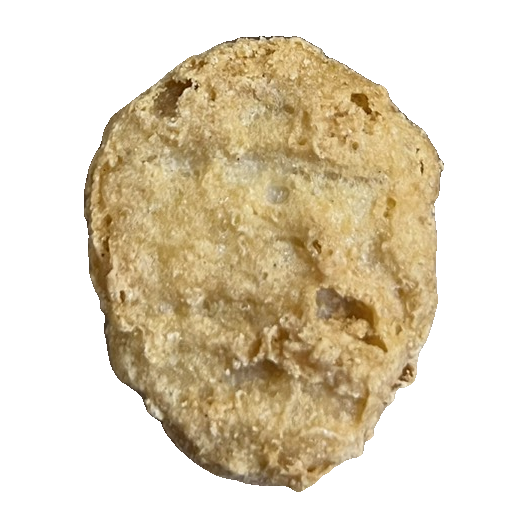
#> input picture CLEAN_AUGMENTED_400/ball/Ball_1.png, 528 x 528 px
$ python -i nugget_classifier.py   (imports and definitions only)
#> lines starting #> are read from the running program, lines starting #| are printed output that depends on the picture; after the words box and inside, x2 and y2 are one past the last pixel; in counts of white or black regions, pixels touching at a corner belong together
"""Leakage-aware four-class chicken nugget image classifier.

The pipeline is intentionally compact and reproducible:

1. Segment the warm/brown nugget from the nearly neutral background.
2. Normalize its silhouette without changing the aspect ratio.
3. Extract silhouette, gradient, projection, contour, and color candidates.
4. Select an RBF-SVM setting with source-grouped stratified cross-validation.
5. Fit all supplied training images and evaluate the 23 labeled test images.

Run from the repository root with:

    python nugget_classifier.py
"""

from __future__ import annotations

import argparse
import csv
import json
import math
import platform
import sys
from dataclasses import dataclass
from pathlib import Path
from typing import Iterable

import cv2
import joblib
import matplotlib
import numpy as np
from PIL import Image, ImageDraw, ImageFont
from scipy import ndimage
from skimage.feature import hog
from sklearn import __version__ as sklearn_version
from sklearn.metrics import (
    accuracy_score,
    classification_report,
    confusion_matrix,
    f1_score,
)
from sklearn.model_selection import GridSearchCV, StratifiedGroupKFold, cross_val_predict
from sklearn.pipeline import Pipeline
from sklearn.preprocessing import StandardScaler
from sklearn.svm import SVC

# [1 line not run here, left out]
import matplotlib.pyplot as plt  # noqa: E402


CLASS_NAMES = ("ball", "bell", "bone", "boots")
DISPLAY_NAMES = ("Ball", "Bell", "Bone", "Boot")
CLASS_TO_INDEX = {name: index for index, name in enumerate(CLASS_NAMES)}
TEST_PREFIX_TO_CLASS = {
    "ball": "ball",
    "bell": "bell",
    "bone": "bone",
    "boot": "boots",
    "boots": "boots",
}
RANDOM_SEED = 20261016
NORMALIZED_SIZE = 112
HOG_LENGTH = len(
    hog(
        np.zeros((NORMALIZED_SIZE, NORMALIZED_SIZE), dtype=np.float32),
        orientations=9,
        pixels_per_cell=(12, 12),
        cells_per_block=(2, 2),
        block_norm="L2-Hys",
        feature_vector=True,
    )
)
PROJECTION_LENGTH = 2 * NORMALIZED_SIZE
CONTOUR_LENGTH = 14
COLOR_LENGTH = 15


@dataclass(frozen=True)
class ImageRecord:
    path: Path
    label: str
    group: str


@dataclass(frozen=True)
class SourceMatch:
    test_filename: str
    test_label: str
    matched_group: str
    matched_label: str
    source_filename: str
    good_matches: int
    inliers: int
    inlier_ratio: float
    runner_up_group: str
    runner_up_inliers: int


# [45 lines left out: function parse_args, not called in this run]


def read_rgb(path: Path) -> np.ndarray:
    with Image.open(path) as image:
        return np.asarray(image.convert("RGB"), dtype=np.uint8)


def segment_nugget(rgb: np.ndarray) -> np.ndarray:
    """Return a filled binary mask for the dominant warm-colored object."""

    hsv = cv2.cvtColor(rgb, cv2.COLOR_RGB2HSV)
    red = rgb[..., 0].astype(np.int16)
    green = rgb[..., 1].astype(np.int16)
    blue = rgb[..., 2].astype(np.int16)
    saturation = hsv[..., 1]
    value = hsv[..., 2]

    # Nuggets are consistently warm and chromatic; paper/white backgrounds are
    # neutral. An image-adaptive Otsu threshold handles both pure-white cutouts
    # and the gray/beige paper backgrounds in the supplied test photographs.
    warm = (red >= green - 2) & (green >= blue - 8) & (red >= blue + 8)
    otsu_threshold, _ = cv2.threshold(
        saturation, 0, 255, cv2.THRESH_BINARY + cv2.THRESH_OTSU
    )
    saturation_threshold = max(45, int(round(0.90 * otsu_threshold)))
    mask = warm & (saturation >= saturation_threshold) & (value <= 254)
    mask = mask.astype(np.uint8)

    min_dimension = min(rgb.shape[:2])
    kernel_size = max(3, int(round(min_dimension * 0.012)))
    if kernel_size % 2 == 0:
        kernel_size += 1
    kernel = cv2.getStructuringElement(cv2.MORPH_ELLIPSE, (kernel_size, kernel_size))
    mask = cv2.morphologyEx(mask, cv2.MORPH_OPEN, kernel)
    mask = cv2.morphologyEx(mask, cv2.MORPH_CLOSE, kernel, iterations=2)

    count, labels, stats, centroids = cv2.connectedComponentsWithStats(mask, 8)
    if count <= 1:
        raise ValueError("No foreground component found")

    height, width = mask.shape
    center = np.array([width / 2.0, height / 2.0])
    candidates: list[tuple[float, int]] = []
    for component in range(1, count):
        area = float(stats[component, cv2.CC_STAT_AREA])
        if area < 0.002 * height * width:
            continue
        distance = np.linalg.norm(centroids[component] - center) / max(width, height)
        score = area * max(0.20, 1.0 - distance)
        candidates.append((score, component))
    if not candidates:
        component = 1 + int(np.argmax(stats[1:, cv2.CC_STAT_AREA]))
    else:
        component = max(candidates)[1]

    selected = labels == component
    selected = ndimage.binary_fill_holes(selected)
    selected = cv2.morphologyEx(
        selected.astype(np.uint8), cv2.MORPH_CLOSE, kernel, iterations=1
    )

    contours, _ = cv2.findContours(selected, cv2.RETR_EXTERNAL, cv2.CHAIN_APPROX_SIMPLE)
    if not contours:
        raise ValueError("Foreground mask contains no contour")
    contour = max(contours, key=cv2.contourArea)
    filled = np.zeros_like(selected)
    cv2.drawContours(filled, [contour], -1, 1, thickness=cv2.FILLED)
    return filled.astype(bool)


def normalize_object(
    rgb: np.ndarray, mask: np.ndarray, size: int = NORMALIZED_SIZE
) -> tuple[np.ndarray, np.ndarray]:
    """Crop, scale with preserved aspect ratio, and center the foreground."""

    ys, xs = np.nonzero(mask)
    if len(xs) == 0:
        raise ValueError("Cannot normalize an empty mask")
    x0, x1 = int(xs.min()), int(xs.max()) + 1
    y0, y1 = int(ys.min()), int(ys.max()) + 1
    object_rgb = rgb[y0:y1, x0:x1]
    object_mask = mask[y0:y1, x0:x1].astype(np.uint8)

    margin = 8
    scale = min((size - 2 * margin) / object_rgb.shape[1], (size - 2 * margin) / object_rgb.shape[0])
    target_width = max(1, int(round(object_rgb.shape[1] * scale)))
    target_height = max(1, int(round(object_rgb.shape[0] * scale)))
    resized_rgb = cv2.resize(
        object_rgb, (target_width, target_height), interpolation=cv2.INTER_AREA
    )
    resized_mask = cv2.resize(
        object_mask, (target_width, target_height), interpolation=cv2.INTER_NEAREST
    ).astype(bool)

    canvas_rgb = np.full((size, size, 3), 255, dtype=np.uint8)
    canvas_mask = np.zeros((size, size), dtype=bool)
    left = (size - target_width) // 2
    top = (size - target_height) // 2
    canvas_rgb[top : top + target_height, left : left + target_width] = resized_rgb
    canvas_mask[top : top + target_height, left : left + target_width] = resized_mask
    canvas_rgb[~canvas_mask] = 255
    return canvas_rgb, canvas_mask


def _contour_features(mask: np.ndarray) -> np.ndarray:
    mask_u8 = mask.astype(np.uint8)
    contours, _ = cv2.findContours(mask_u8, cv2.RETR_EXTERNAL, cv2.CHAIN_APPROX_NONE)
    contour = max(contours, key=cv2.contourArea)
    area = float(cv2.contourArea(contour))
    perimeter = float(cv2.arcLength(contour, closed=True))
    x, y, width, height = cv2.boundingRect(contour)
    hull = cv2.convexHull(contour)
    hull_area = float(cv2.contourArea(hull))
    circularity = 4.0 * math.pi * area / max(perimeter * perimeter, 1e-12)
    solidity = area / max(hull_area, 1e-12)
    extent = area / max(float(width * height), 1e-12)
    aspect = width / max(float(height), 1.0)

    if len(contour) >= 5:
        _, axes, _ = cv2.fitEllipse(contour)
        eccentricity = min(axes) / max(max(axes), 1e-12)
    else:
        eccentricity = 1.0

    moments = cv2.moments(contour)
    hu = cv2.HuMoments(moments).flatten()
    hu = -np.sign(hu) * np.log10(np.maximum(np.abs(hu), 1e-30))
    return np.asarray(
        [
            area / mask.size,
            perimeter / (2.0 * (mask.shape[0] + mask.shape[1])),
            circularity,
            solidity,
            extent,
            aspect,
            eccentricity,
            *hu.tolist(),
        ],
        dtype=np.float32,
    )


def extract_features(rgb: np.ndarray) -> tuple[np.ndarray, np.ndarray, np.ndarray]:
    mask = segment_nugget(rgb)
    normalized_rgb, normalized_mask = normalize_object(rgb, mask)

    mask_float = normalized_mask.astype(np.float32)
    gray = cv2.cvtColor(normalized_rgb, cv2.COLOR_RGB2GRAY).astype(np.float32) / 255.0
    # A constant background prevents paper texture from becoming a shortcut.
    gray[~normalized_mask] = 1.0

    mask_hog = hog(
        mask_float,
        orientations=9,
        pixels_per_cell=(12, 12),
        cells_per_block=(2, 2),
        block_norm="L2-Hys",
        feature_vector=True,
    )
    gray_hog = hog(
        gray,
        orientations=9,
        pixels_per_cell=(12, 12),
        cells_per_block=(2, 2),
        block_norm="L2-Hys",
        feature_vector=True,
    )

    horizontal = normalized_mask.mean(axis=1)
    vertical = normalized_mask.mean(axis=0)
    contour = _contour_features(normalized_mask)

    foreground = normalized_rgb[normalized_mask].astype(np.float32) / 255.0
    color_statistics = np.concatenate(
        [
            foreground.mean(axis=0),
            foreground.std(axis=0),
            np.quantile(foreground, (0.10, 0.50, 0.90), axis=0).reshape(-1),
        ]
    )
    features = np.concatenate(
        [
            mask_hog,
            gray_hog,
            horizontal,
            vertical,
            contour,
            color_statistics,
        ]
    ).astype(np.float32)
    return features, normalized_rgb, normalized_mask


# [534 lines left out: functions feature_columns, load_manifest_groups, discover_original_records, _sift_keypoints, _geometric_match_score, audit_source_overlap and 10 more, not called in this run]


# [2 lines not run here, left out]

>>> import cv2
>>> picture = cv2.cvtColor(cv2.imread('CLEAN_AUGMENTED_400/ball/Ball_1.png'), cv2.COLOR_BGR2RGB)
>>> result = extract_features(picture)
#> in segment_nugget, `blue = rgb[..., 2].astype(np.int16)`:
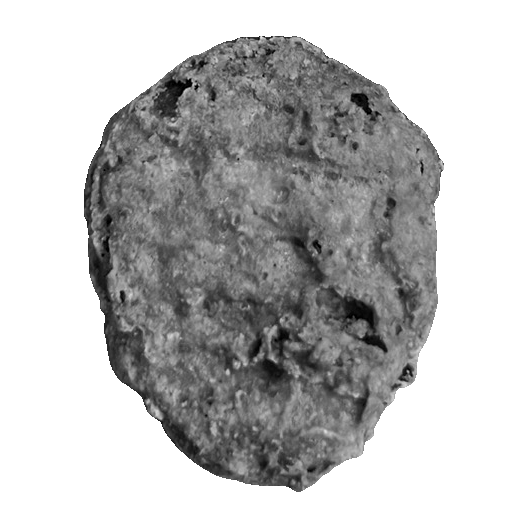
#> blue: shape (528, 528) int16; min 0, max 255, mean 189.7
#> in segment_nugget, `saturation = hsv[..., 1]`:
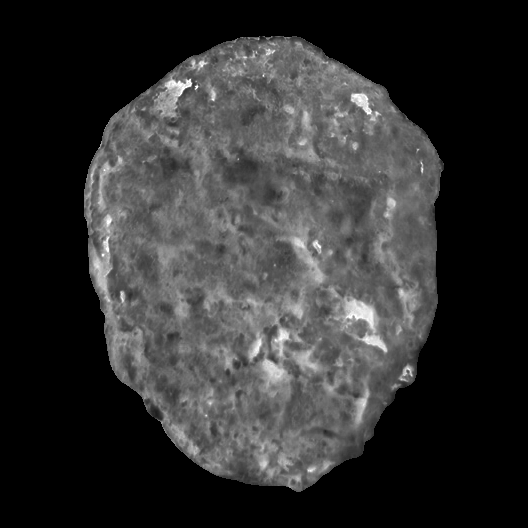
#> saturation: shape (528, 528); min 0, max 255, mean 48.4
#> in segment_nugget, `warm = (red >= green - 2) & (green >= blue - 8) & (red >= blue + 8)`:
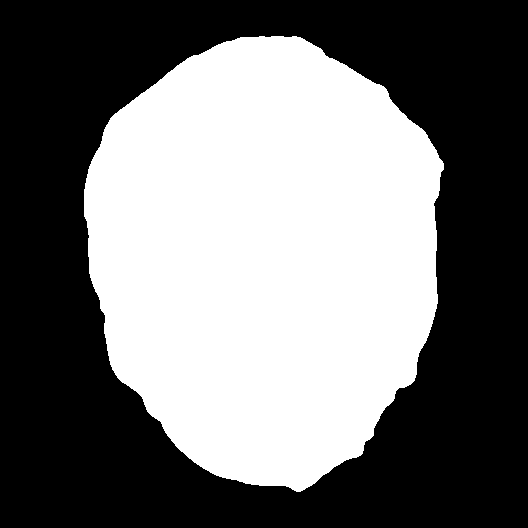
#> warm: shape (528, 528) bool; 44.8% white; 1 white region, box (x1, y1, x2, y2) and area: (84, 36, 444, 492) 125004
#> in segment_nugget, `otsu_threshold, _ = cv2.threshold( saturation, 0, 255, cv2.THRESH_BINA..`: otsu_threshold = 54
#> in segment_nugget, `saturation_threshold = max(45, int(round(0.90 * otsu_threshold)))`: saturation_threshold = 49
#> in segment_nugget, `count, labels, stats, centroids = cv2.connectedComponentsWithStats(mas..`: count = 2; stats = [[0, 0, 528, 528, 154055], [84, 36, 359, 456, 124729]]; centroids = [[262.9, 269.7], [264.3, 255.8]]
#> the loop in segment_nugget, `for component in range(1, count):` made 1 pass
#> (area, distance, score) on pass 1: (124729, 0.0155, 122793.9)
#> after the loop in segment_nugget, `for component in range(1, count):`: candidates = [(122793.9, 1)]
#> in segment_nugget, `component = max(candidates)[1]`: component = 1
#> in segment_nugget, `contours, _ = cv2.findContours(selected, cv2.RETR_EXTERNAL, cv2.CHAIN_..`: contours = 1 contour; box (x1, y1, x2, y2) and area: (84, 36, 443, 492) 124136
#> in segment_nugget, `contour = max(contours, key=cv2.contourArea)`: contour = contour of 563 points, box (x1, y1, x2, y2) (84, 36, 443, 492), area 124136
#> in normalize_object, `x0, x1 = int(xs.min()), int(xs.max()) + 1`: x0 = 84; x1 = 443
#> in normalize_object, `y0, y1 = int(ys.min()), int(ys.max()) + 1`: y0 = 36; y1 = 492
#> in normalize_object, `resized_rgb = cv2.resize( object_rgb, (target_width, target_height), i..`:
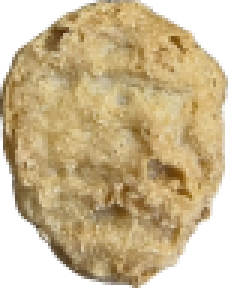
#> resized_rgb: shape (96, 76, 3) (shown 3 times larger); mean R, G, B 202.1, 182.1, 143.9
#> in normalize_object, `resized_mask = cv2.resize( object_mask, (target_width, target_height),..`:
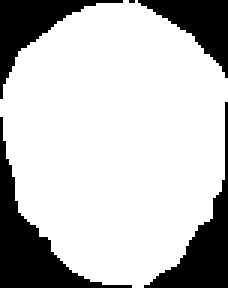
#> resized_mask: shape (96, 76) bool (shown 3 times larger); 76.1% white; 5 black regions (1 under 20 px), largest, box (x1, y1, x2, y2) and area: (0, 39, 44, 96) 584, (48, 34, 76, 96) 442, (0, 0, 41, 33) 380, (46, 0, 76, 26) 336
#> in normalize_object, `canvas_rgb[~canvas_mask] = 255`:
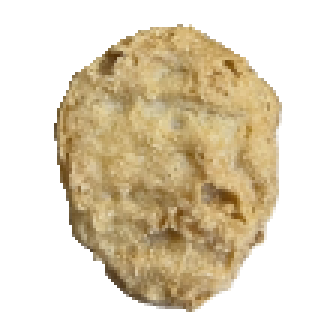
#> canvas_rgb: shape (112, 112, 3) (shown 3 times larger); mean R, G, B 224.9, 213.4, 191.3
#> in extract_features, `gray = cv2.cvtColor(normalized_rgb, cv2.COLOR_RGB2GRAY).astype(np.floa..`:
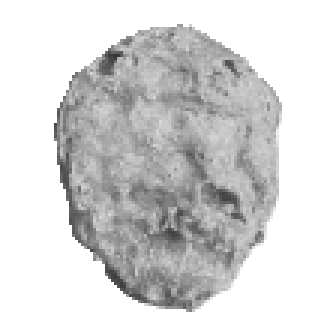
#> gray: shape (112, 112) float32 (shown 3 times larger); min 0.208, max 1, mean 0.841
#> in extract_features, `mask_hog = hog( mask_float, orientations=9, pixels_per_cell=(12, 12), ..`: mask_hog = 2304 values, max 1 at index 276, min 0 at index 0, mean 0.0411
#> in extract_features, `gray_hog = hog( gray, orientations=9, pixels_per_cell=(12, 12), cells_..`: gray_hog = 2304 values, max 1 at index 2268, min 0 at index 0, mean 0.122
#> in extract_features, `horizontal = normalized_mask.mean(axis=1)`: horizontal = 112 values, max 0.679 at index 41, min 0 at index 0, mean 0.443
#> in extract_features, `vertical = normalized_mask.mean(axis=0)`: vertical = 112 values, max 0.857 at index 63, min 0 at index 0, mean 0.443
#> in _contour_features, `contours, _ = cv2.findContours(mask_u8, cv2.RETR_EXTERNAL, cv2.CHAIN_A..`: contours = 1 contour; box (x1, y1, x2, y2) and area: (18, 8, 94, 104) 5428
#> in _contour_features, `contour = max(contours, key=cv2.contourArea)`: contour = contour of 247 points, box (x1, y1, x2, y2) (18, 8, 94, 104), area 5428
#> in _contour_features, `area = float(cv2.contourArea(contour))`: area = 5427.5
#> in _contour_features, `perimeter = float(cv2.arcLength(contour, closed=True))`: perimeter = 286.4
#> in _contour_features, `x, y, width, height = cv2.boundingRect(contour)`: x = 18; y = 8; width = 76; height = 96
#> in _contour_features, `hull = cv2.convexHull(contour)`: hull = contour of 34 points, box (x1, y1, x2, y2) (18, 8, 94, 104), area 5558
#> in _contour_features, `hull_area = float(cv2.contourArea(hull))`: hull_area = 5558.5
#> in _contour_features, `circularity = 4.0 * math.pi * area / max(perimeter * perimeter, 1e-12)`: circularity = 0.832
#> in _contour_features, `solidity = area / max(hull_area, 1e-12)`: solidity = 0.976
#> in _contour_features, `extent = area / max(float(width * height), 1e-12)`: extent = 0.744
#> in _contour_features, `aspect = width / max(float(height), 1.0)`: aspect = 0.792
#> in _contour_features, `_, axes, _ = cv2.fitEllipse(contour)`: axes = (74.45, 93.46)
#> in _contour_features, `eccentricity = min(axes) / max(max(axes), 1e-12)`: eccentricity = 0.797
#> in _contour_features, `moments = cv2.moments(contour)`: moments = moments, m00 5427.5, centre m10/m00, m01/m00 = (56.23, 54.36)
#> in _contour_features, `hu = cv2.HuMoments(moments).flatten()`: hu = [0.164, 0.00136, 5.2e-05, 8.41e-07, 5.5e-12, 3.06e-08, 8.53e-13]
#> in _contour_features, `hu = -np.sign(hu) * np.log10(np.maximum(np.abs(hu), 1e-30))`: hu = [0.785, 2.87, 4.28, 6.08, 11.26, 7.51, 12.07]
#> in extract_features, `contour = _contour_features(normalized_mask)`: contour = [0.433, 0.639, 0.832, 0.976, 0.744, 0.792, 0.797, 0.785, 2.87, 4.28, 6.08, 11.26, 7.51, 12.07]
#> in extract_features, `color_statistics = np.concatenate( [ foreground.mean(axis=0), foregrou..`: color_statistics = [0.733, 0.632, 0.436, 0.112, 0.119, 0.122, 0.576, 0.463, 0.275, 0.757, 0.655, 0.451, 0.855, 0.761, 0.569]
#> in extract_features, `features = np.concatenate( [ mask_hog, gray_hog, horizontal, vertical,..`: features = 4861 values, max 12.07 at index 4845, min 0 at index 0, mean 0.11

$ run again, on CLEAN_AUGMENTED_400/ball/Ball_train_006.png
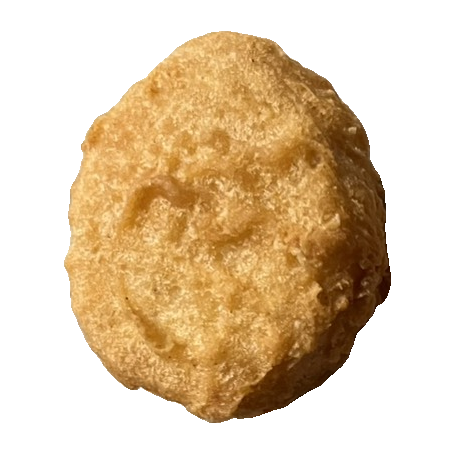
#> input picture CLEAN_AUGMENTED_400/ball/Ball_train_006.png, 454 x 454 px
#> hsv: shape (454, 454, 3); mean H, S, V 8, 77.3, 223.8
#> in segment_nugget, `warm = (red >= green - 2) & (green >= blue - 8) & (red >= blue + 8)`:
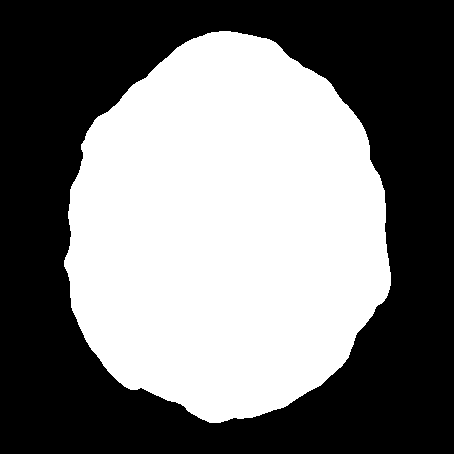
#> warm: shape (454, 454) bool; 46.9% white; 1 white region, box (x1, y1, x2, y2) and area: (64, 31, 391, 423) 96761
#> otsu_threshold = 82
#> saturation_threshold = 74
#> labels: shape (454, 454) int32; values 0 (black) and 1 (white), 46.9% white; 1 white region
#> count = 2; stats = [[0, 0, 454, 454, 109427], [64, 31, 327, 392, 96689]]; centroids = [[226.5, 223.2], [226.5, 230.2]]
#> the loop in segment_nugget, `for component in range(1, count):` made 1 pass
#> (area, distance, score) on pass 1: (96689, 0.00715, 95997.7)
#> after the loop in segment_nugget, `for component in range(1, count):`: candidates = [(95997.7, 1)]
#> component = 1
#> in segment_nugget, `contours, _ = cv2.findContours(selected, cv2.RETR_EXTERNAL, cv2.CHAIN_..`: contours = 1 contour; box (x1, y1, x2, y2) and area: (64, 31, 391, 423) 96178
#> in segment_nugget, `contour = max(contours, key=cv2.contourArea)`: contour = contour of 537 points, box (x1, y1, x2, y2) (64, 31, 391, 423), area 96178
#> x0 = 64; x1 = 391
#> y0 = 31; y1 = 423
#> object_mask: shape (392, 327); values 0 (black) and 1 (white), 75.4% white; 4 black regions, box (x1, y1, x2, y2) and area: (0, 0, 155, 229) 9078, (167, 0, 327, 241) 8647, (157, 255, 327, 392) 7251, (0, 236, 145, 392) 6519
#> resized_mask: shape (96, 80) bool; 75.4% white; 5 black regions (1 under 20 px), largest, box (x1, y1, x2, y2) and area: (0, 0, 38, 57) 591, (41, 0, 80, 53) 510, (45, 66, 80, 96) 396, (0, 58, 34, 96) 395
#> canvas_mask: shape (112, 112) bool; 46.1% white; 1 white region, box (x1, y1, x2, y2) and area: (16, 8, 96, 104) 5787
#> mask_float: shape (112, 112) float32; values 0 (black) and 1 (white), 46.1% white; 1 white region
#> in extract_features, `gray = cv2.cvtColor(normalized_rgb, cv2.COLOR_RGB2GRAY).astype(np.floa..`:
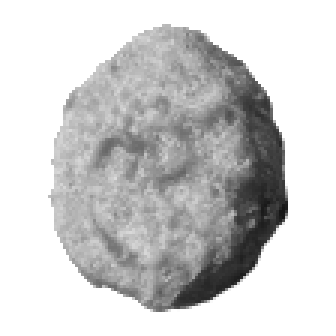
#> gray: shape (112, 112) float32 (shown 3 times larger); min 0.0824, max 1, mean 0.805
#> mask_hog = 2304 values, max 1 at index 771, min 0 at index 0, mean 0.0414
#> gray_hog = 2304 values, max 0.575 at index 2268, min 0 at index 0, mean 0.123
#> horizontal = 112 values, max 0.714 at index 65, min 0 at index 0, mean 0.461
#> vertical = 112 values, max 0.857 at index 54, min 0 at index 0, mean 0.461
#> in _contour_features, `contours, _ = cv2.findContours(mask_u8, cv2.RETR_EXTERNAL, cv2.CHAIN_A..`: contours = 1 contour; box (x1, y1, x2, y2) and area: (16, 8, 96, 104) 5662
#> in _contour_features, `contour = max(contours, key=cv2.contourArea)`: contour = contour of 247 points, box (x1, y1, x2, y2) (16, 8, 96, 104), area 5662
#> in _contour_features, `area = float(cv2.contourArea(contour))`: area = 5662.5
#> perimeter = 290.5
#> in _contour_features, `x, y, width, height = cv2.boundingRect(contour)`: x = 16; y = 8; width = 80; height = 96
#> hull = contour of 31 points, box (x1, y1, x2, y2) (16, 8, 96, 104), area 5808
#> hull_area = 5808.5
#> circularity = 0.843
#> solidity = 0.975
#> extent = 0.737
#> aspect = 0.833
#> axes = (77.97, 92.92)
#> eccentricity = 0.839
#> moments = moments, m00 5662.5, centre m10/m00, m01/m00 = (55.84, 56.86)
#> in _contour_features, `hu = cv2.HuMoments(moments).flatten()`: hu = [0.162, 0.00078, 1.94e-05, 1.84e-07, 3.38e-13, 5.02e-09, 7.78e-14]
#> in _contour_features, `hu = -np.sign(hu) * np.log10(np.maximum(np.abs(hu), 1e-30))`: hu = [0.79, 3.11, 4.71, 6.74, 12.47, 8.3, 13.11]
#> in extract_features, `contour = _contour_features(normalized_mask)`: contour = [0.451, 0.648, 0.843, 0.975, 0.737, 0.833, 0.839, 0.79, 3.11, 4.71, 6.74, 12.47, 8.3, 13.11]
#> color_statistics = [0.741, 0.549, 0.293, 0.197, 0.185, 0.15, 0.373, 0.218, 0.0549, 0.816, 0.608, 0.318, 0.922, 0.737, 0.459]
#> features = 4861 values, max 13.11 at index 4845, min 0 at index 0, mean 0.112
